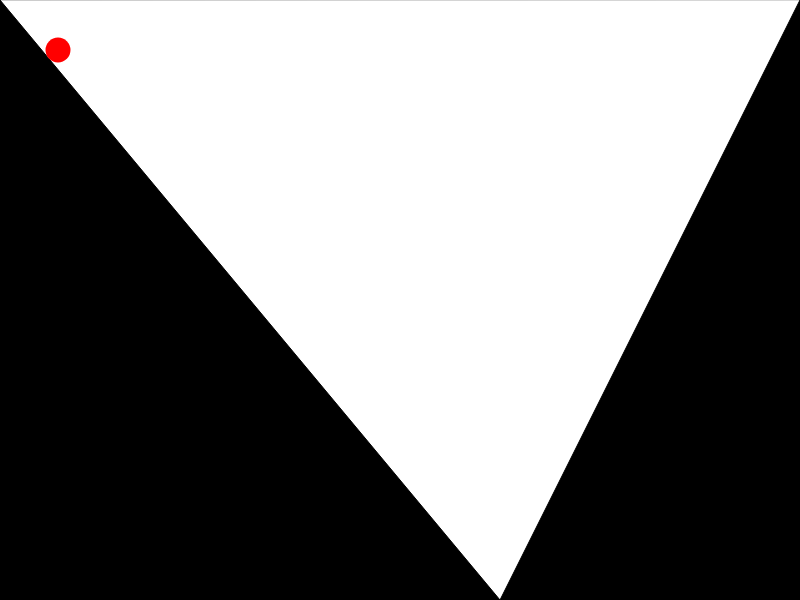
Frame 1 (no input)
Frame 60 (no input): identical to frame 1, image omitted
Frame 120 (the mouse pressed at the canvas centre since frame 60): identical to frame 1, image omitted

The p5.js sketch that drew this single still picture (run headless with seeded random() and noise() and a simulated clock; from frame 60 on, the mouse is pressed at the canvas centre):

// p5.js sketch
// ── sketch.js
function setup() {
  createCanvas(800, 600);
  
}


function draw() {
  background(0);
  triangle(0, 0, 500, 600, 800, 0);  //x1,y1, x2, y2, x3, y3

  push();
  fill(255, 0, 0);
  noStroke();
  ellipse(58, 50, 25);  //x, y, width, optional-height
  //circle(58, 50, 25);  //x, y, diameter
  pop();

}
